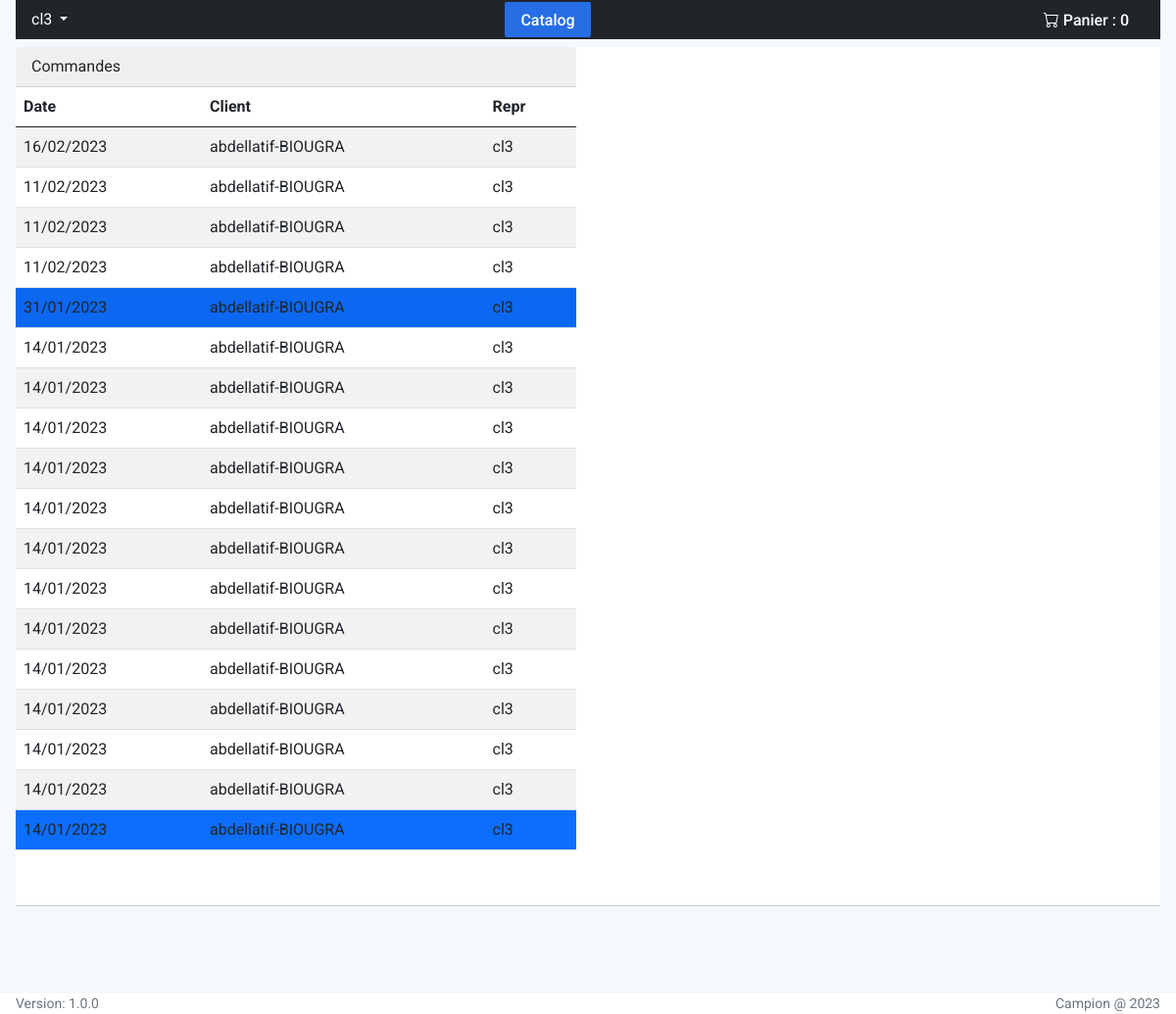
Before: /salsemanorders (signed in) with the older database file.
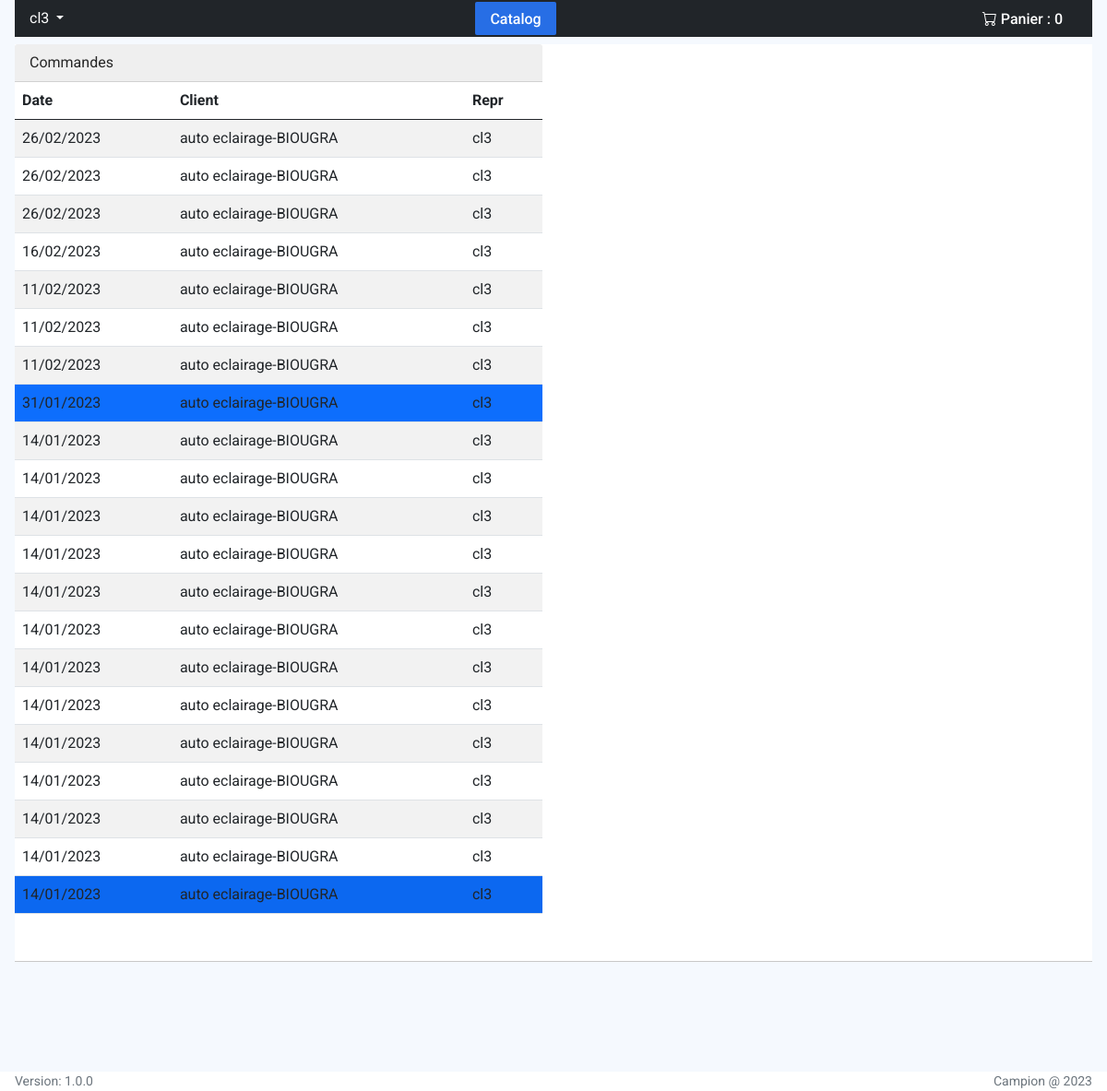
After: the same page with the newer database file.
### main/models.py (models this page shows, shortened)
class Order(models.Model):
    date = models.DateTimeField(auto_now_add=True)
    salseman=models.CharField(max_length=50, null=True, default=None)
    modpymnt=models.CharField(max_length=50, null=True, default=None)
    modlvrsn=models.CharField(max_length=50, null=True, default=None)
    client=models.ForeignKey(Client, on_delete=models.CASCADE, default=None)
    total=models.DecimalField(default=0.00, decimal_places=2, max_digits=20)
    isdelivered = models.BooleanField(default=False)
    class Meta:
        ordering = ['-date']

class Client(models.Model):
    user = models.OneToOneField(User, on_delete=models.CASCADE, default=None, null=True)
    name=models.CharField(max_length=200)
    city=models.CharField(max_length=200, null=True, default=None)
    address=models.CharField(max_length=200)
    phone=models.CharField(max_length=200)
    def __str__(self) -> str:
        return self.name+'-'+str(self.city)

### main/views.py (the view)
# urls.py: path('salsemanorders', views.salsemanorders, name='salsemanorders'),
@user_passes_test(tocatalog, login_url='loginpage')
@login_required(login_url='loginpage')
def salsemanorders(request):
    print(request.user)
    orders=Order.objects.filter(salseman=request.user.username)
    return render(request, 'salsemanorders.html', {'orders':orders})

### main/context_processors.py (called while the page is built)
def cities(request):
    return {
        'cities': Shippingfees.objects.all()
    }

### main/views.py (called while the page is built)
def tocatalog(user):
    return (user.groups.filter(name='salsemen').exists() or user.groups.filter(name='clients').exists())

### main/templates/salsemanorders.html (shortened to what this page needs)
{% extends 'base.html' %}
{% block content %}
{% if user.groups.all.0.name == 'clients' %}
<div class="bg-white mt-2">
  <div class="row mb-5">
    <div class="col-6 fitscreen">
      <p class="card-header sticky-top">
        Commandes
      </p>
      <table class="table table-hover table-striped table-borded tablecommande">
        <thead>
          <tr>
            <th>Date</th>
            <th>Client</th>
            <th>Repr</th>
          </tr>
        </thead>
        <tbody>
          {% for order in orders %}
          <tr class="ord {% if order.isdelivered%}bg-primary{%endif%}" orderid="{{order.id}}">
            <td>{{ order.date|date:'d/m/Y' }}</td>
            <td>{{ order.client }}</td>
            <td>{{ order.salseman}}</td>
          </tr>
          {% endfor %}
        </tbody>
      </table>
    </div>
    <div class="col-6 fitscreen details orderitems position-relative">
    </div>
  </div>
  <hr>
</div>
{%endif%}
{% endblock %}

### autoparts/templates/base.html (shortened to what this page needs)
{% load static %}
<!DOCTYPE html>
<html dir="ltr" lang="en">
<head>
    <link href="{% static 'css/bootstrap.css' %} " rel="stylesheet" />
    <link href="{% static 'css/default-skin.css'%} " rel="stylesheet" />
    <link href="{% static 'css/select2.min.css'%} " rel="stylesheet" />
    <link href="{% static 'css/style.css'%} " rel="stylesheet" />
    <link rel="stylesheet" href="{% static 'css/bootstrap-icons.css'%}">
</head>
<body>
    <div class="site position-relative">
        <div class="site__body d-flex flex-column">
            <div class="px-3">
                <div class="w-100 mb-2 px-3 d-flex justify-content-between bg-dark text-white align-items-center">
                    {% if user.username %}
                        <ul class="navbar-nav mr-auto">
                            <li class="nav-item dropdown">
                            <a class="nav-link dropdown-toggle text-white" href="#" id="navbarDropdown" role="button" data-toggle="dropdown" aria-haspopup="true" aria-expanded="false">
                                {{ user.get_username }}
                            </a>
                            </li>
                        </ul>
                        {% if not user.groups.all.0.name == 'accounting' %}
                        <a href="/catalog" class="btn btn-primary">
                            Catalog
                        </a>
                        {% endif %}
                        {% if user.groups.all.0.name == 'salsemen' or user.groups.all.0.name == 'clients'%}
                        <a class="btn text-white" href="/cart">
                            <i class="bi bi-cart"></i> Panier : <span class="commanditems">0</span>
                        </a>
                        {% endif %}
                    {% endif %}
                </div>
                <div class="">
                    {% block content %}
                    {% endblock %}
                </div>
            </div>
            <br>
            <footer class="px-3 bg-white text-muted mt-auto d-flex justify-content-between align-items-center">
                <small>
                    Version: 1.0.0
                </small>
                <small>
                   Campion @ <span id="thisyear"></span>
                </small>
            </footer>
            </div>
    </div>
</body>
</html>

### autoparts/templates/base.html (style rules this page uses)
.fitscreen { height: 80vh; overflow-y: scroll; }

Changed rows visible on the page:
added Order: date "26/02/2023", client "auto eclairage-BIOUGRA", salseman "cl3"
added Order: date "26/02/2023", client "auto eclairage-BIOUGRA", salseman "cl3"
added Order: date "26/02/2023", client "auto eclairage-BIOUGRA", salseman "cl3"
changed through a linked row, Order (number 4 of 21 on the later page): client "abdellatif-BIOUGRA" → "auto eclairage-BIOUGRA"
changed through a linked row, Order (number 5 of 21 on the later page): client "abdellatif-BIOUGRA" → "auto eclairage-BIOUGRA"
changed through a linked row, Order (number 6 of 21 on the later page): client "abdellatif-BIOUGRA" → "auto eclairage-BIOUGRA"
changed through a linked row, Order (number 7 of 21 on the later page): client "abdellatif-BIOUGRA" → "auto eclairage-BIOUGRA"
changed through a linked row, Order (number 8 of 21 on the later page): client "abdellatif-BIOUGRA" → "auto eclairage-BIOUGRA"
changed through a linked row, Order (number 9 of 21 on the later page): client "abdellatif-BIOUGRA" → "auto eclairage-BIOUGRA"
changed through a linked row, Order (number 10 of 21 on the later page): client "abdellatif-BIOUGRA" → "auto eclairage-BIOUGRA"
changed through a linked row, Order (number 11 of 21 on the later page): client "abdellatif-BIOUGRA" → "auto eclairage-BIOUGRA"
changed through a linked row, Order (number 12 of 21 on the later page): client "abdellatif-BIOUGRA" → "auto eclairage-BIOUGRA"
changed through a linked row, Order (number 13 of 21 on the later page): client "abdellatif-BIOUGRA" → "auto eclairage-BIOUGRA"
changed through a linked row, Order (number 14 of 21 on the later page): client "abdellatif-BIOUGRA" → "auto eclairage-BIOUGRA"
changed through a linked row, Order (number 15 of 21 on the later page): client "abdellatif-BIOUGRA" → "auto eclairage-BIOUGRA"
changed through a linked row, Order (number 16 of 21 on the later page): client "abdellatif-BIOUGRA" → "auto eclairage-BIOUGRA"
changed through a linked row, Order (number 17 of 21 on the later page): client "abdellatif-BIOUGRA" → "auto eclairage-BIOUGRA"
changed through a linked row, Order (number 18 of 21 on the later page): client "abdellatif-BIOUGRA" → "auto eclairage-BIOUGRA"
changed through a linked row, Order (number 19 of 21 on the later page): client "abdellatif-BIOUGRA" → "auto eclairage-BIOUGRA"
changed through a linked row, Order (number 20 of 21 on the later page): client "abdellatif-BIOUGRA" → "auto eclairage-BIOUGRA"
changed through a linked row, Order (number 21 of 21 on the later page): client "abdellatif-BIOUGRA" → "auto eclairage-BIOUGRA"
